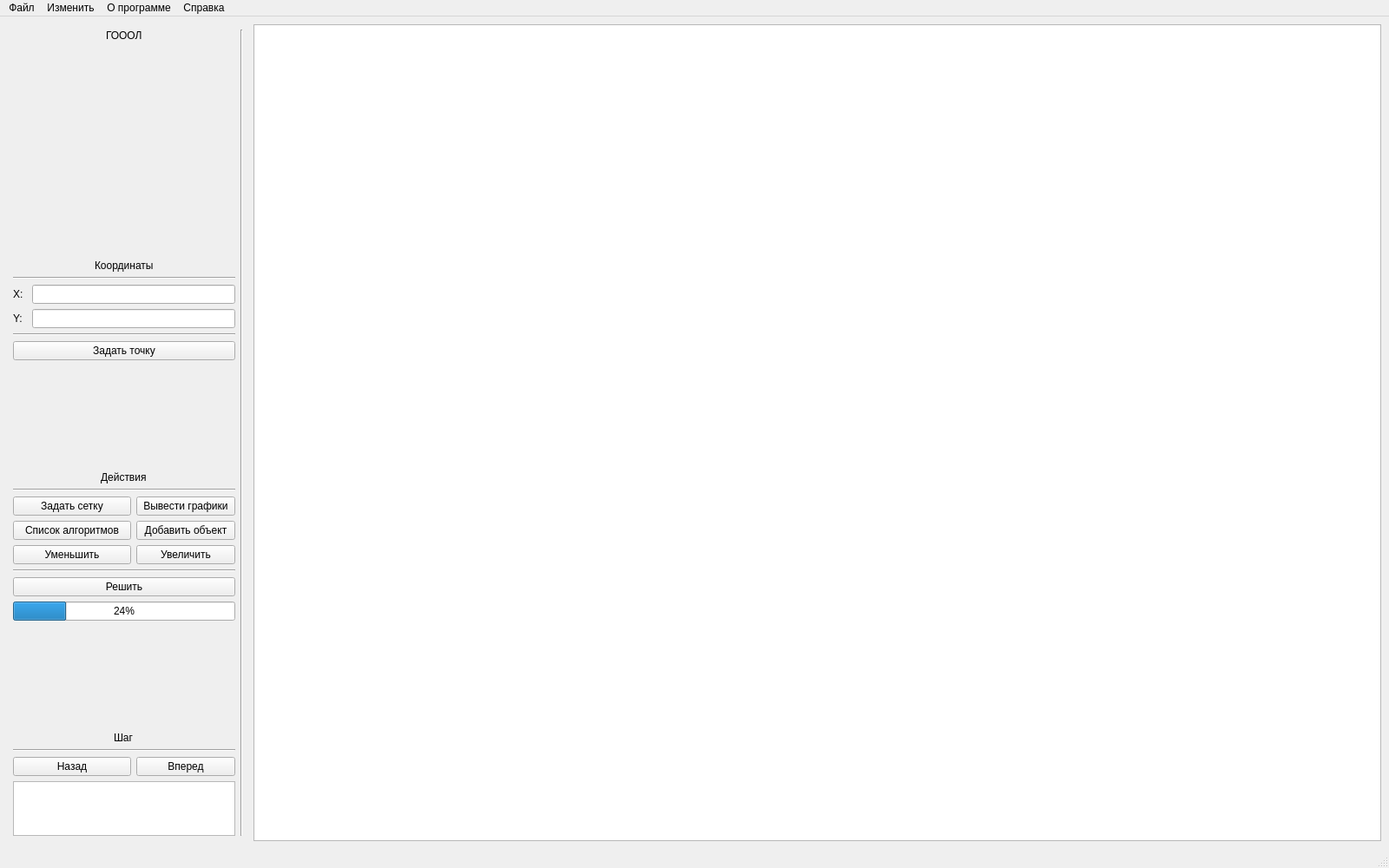
<?xml version="1.0" encoding="UTF-8"?>
<ui version="4.0">
 <class>MainWindow</class>
 <widget class="QMainWindow" name="MainWindow">
  <property name="geometry">
   <rect>
    <x>0</x>
    <y>0</y>
    <width>1600</width>
    <height>1000</height>
   </rect>
  </property>
  <property name="sizePolicy">
   <sizepolicy hsizetype="Expanding" vsizetype="Expanding">
    <horstretch>0</horstretch>
    <verstretch>0</verstretch>
   </sizepolicy>
  </property>
  <property name="minimumSize">
   <size>
    <width>1600</width>
    <height>1000</height>
   </size>
  </property>
  <property name="maximumSize">
   <size>
    <width>16777215</width>
    <height>16777215</height>
   </size>
  </property>
  <property name="windowTitle">
   <string>MainWindow</string>
  </property>
  <widget class="QWidget" name="centralwidget">
   <property name="enabled">
    <bool>true</bool>
   </property>
   <property name="minimumSize">
    <size>
     <width>1200</width>
     <height>900</height>
    </size>
   </property>
   <layout class="QGridLayout" name="gridLayout_3">
    <property name="sizeConstraint">
     <enum>QLayout::SetDefaultConstraint</enum>
    </property>
    <item row="0" column="0">
     <layout class="QGridLayout" name="mainGrid">
      <property name="sizeConstraint">
       <enum>QLayout::SetFixedSize</enum>
      </property>
      <item row="0" column="0">
       <layout class="QGridLayout" name="sidebarGrid">
        <property name="sizeConstraint">
         <enum>QLayout::SetFixedSize</enum>
        </property>
        <property name="leftMargin">
         <number>6</number>
        </property>
        <property name="topMargin">
         <number>6</number>
        </property>
        <property name="rightMargin">
         <number>6</number>
        </property>
        <property name="bottomMargin">
         <number>6</number>
        </property>
        <item row="3" column="1" colspan="2">
         <widget class="QLineEdit" name="lineEdit"/>
        </item>
        <item row="17" column="2">
         <widget class="QPushButton" name="goForward">
          <property name="text">
           <string>Вперед</string>
          </property>
         </widget>
        </item>
        <item row="14" column="0" colspan="3">
         <widget class="QProgressBar" name="progressBar">
          <property name="value">
           <number>24</number>
          </property>
         </widget>
        </item>
        <item row="7" column="0" colspan="3" alignment="Qt::AlignHCenter|Qt::AlignBottom">
         <widget class="QLabel" name="label">
          <property name="text">
           <string>Действия</string>
          </property>
         </widget>
        </item>
        <item row="10" column="2">
         <widget class="QPushButton" name="addObject">
          <property name="text">
           <string>Добавить объект</string>
          </property>
         </widget>
        </item>
        <item row="8" column="0" colspan="3">
         <widget class="Line" name="line_4">
          <property name="orientation">
           <enum>Qt::Horizontal</enum>
          </property>
         </widget>
        </item>
        <item row="2" column="0" colspan="3">
         <widget class="Line" name="line_6">
          <property name="orientation">
           <enum>Qt::Horizontal</enum>
          </property>
         </widget>
        </item>
        <item row="15" column="0" colspan="3" alignment="Qt::AlignHCenter|Qt::AlignBottom">
         <widget class="QLabel" name="label_2">
          <property name="text">
           <string>Шаг</string>
          </property>
         </widget>
        </item>
        <item row="11" column="2">
         <widget class="QPushButton" name="makeBigger">
          <property name="text">
           <string>Увеличить</string>
          </property>
         </widget>
        </item>
        <item row="16" column="0" colspan="3">
         <widget class="Line" name="line_3">
          <property name="orientation">
           <enum>Qt::Horizontal</enum>
          </property>
         </widget>
        </item>
        <item row="9" column="0" colspan="2">
         <widget class="QPushButton" name="addGrid">
          <property name="text">
           <string>Задать сетку</string>
          </property>
         </widget>
        </item>
        <item row="4" column="0">
         <widget class="QLabel" name="label_4">
          <property name="maximumSize">
           <size>
            <width>16</width>
            <height>21</height>
           </size>
          </property>
          <property name="text">
           <string>Y:</string>
          </property>
         </widget>
        </item>
        <item row="10" column="0" colspan="2">
         <widget class="QPushButton" name="printAlgorithm">
          <property name="text">
           <string>Список алгоритмов</string>
          </property>
         </widget>
        </item>
        <item row="11" column="0" colspan="2">
         <widget class="QPushButton" name="makeSmaller">
          <property name="text">
           <string>Уменьшить</string>
          </property>
         </widget>
        </item>
        <item row="1" column="0" colspan="3" alignment="Qt::AlignHCenter|Qt::AlignBottom">
         <widget class="QLabel" name="label_5">
          <property name="text">
           <string>Координаты</string>
          </property>
         </widget>
        </item>
        <item row="18" column="0" colspan="3">
         <widget class="QListView" name="listView">
          <property name="maximumSize">
           <size>
            <width>512</width>
            <height>63</height>
           </size>
          </property>
         </widget>
        </item>
        <item row="3" column="0">
         <widget class="QLabel" name="label_3">
          <property name="maximumSize">
           <size>
            <width>16</width>
            <height>21</height>
           </size>
          </property>
          <property name="text">
           <string>Х:</string>
          </property>
         </widget>
        </item>
        <item row="4" column="1" colspan="2">
         <widget class="QLineEdit" name="lineEdit_2"/>
        </item>
        <item row="6" column="0" colspan="3">
         <widget class="QPushButton" name="addPoint">
          <property name="text">
           <string>Задать точку</string>
          </property>
         </widget>
        </item>
        <item row="12" column="0" colspan="3">
         <widget class="Line" name="line">
          <property name="orientation">
           <enum>Qt::Horizontal</enum>
          </property>
         </widget>
        </item>
        <item row="17" column="0" colspan="2">
         <widget class="QPushButton" name="goBack">
          <property name="text">
           <string>Назад</string>
          </property>
         </widget>
        </item>
        <item row="9" column="2">
         <widget class="QPushButton" name="printGraphics">
          <property name="text">
           <string>Вывести графики</string>
          </property>
         </widget>
        </item>
        <item row="5" column="0" colspan="3">
         <widget class="Line" name="line_5">
          <property name="orientation">
           <enum>Qt::Horizontal</enum>
          </property>
         </widget>
        </item>
        <item row="13" column="0" colspan="3">
         <widget class="QPushButton" name="solveTask">
          <property name="text">
           <string>Решить</string>
          </property>
         </widget>
        </item>
        <item row="0" column="0" colspan="3" alignment="Qt::AlignHCenter|Qt::AlignTop">
         <widget class="QLabel" name="label_6">
          <property name="text">
           <string>ГОООЛ</string>
          </property>
         </widget>
        </item>
        <item row="0" column="3" rowspan="19">
         <widget class="Line" name="line_2">
          <property name="orientation">
           <enum>Qt::Vertical</enum>
          </property>
         </widget>
        </item>
       </layout>
      </item>
      <item row="0" column="1">
       <widget class="QGraphicsView" name="mainScene">
        <property name="minimumSize">
         <size>
          <width>1200</width>
          <height>800</height>
         </size>
        </property>
        <property name="cacheMode">
         <set>QGraphicsView::CacheNone</set>
        </property>
       </widget>
      </item>
     </layout>
    </item>
   </layout>
   <zorder></zorder>
  </widget>
  <widget class="QMenuBar" name="menubar">
   <property name="geometry">
    <rect>
     <x>0</x>
     <y>0</y>
     <width>1600</width>
     <height>21</height>
    </rect>
   </property>
   <widget class="QMenu" name="menu">
    <property name="title">
     <string>Файл</string>
    </property>
    <addaction name="action"/>
    <addaction name="action_2"/>
    <addaction name="action_3"/>
    <addaction name="separator"/>
    <addaction name="action_5"/>
    <addaction name="separator"/>
    <addaction name="separator"/>
    <addaction name="action_8"/>
   </widget>
   <widget class="QMenu" name="menu_2">
    <property name="title">
     <string>Изменить</string>
    </property>
    <addaction name="action_9"/>
    <addaction name="action_10"/>
    <addaction name="separator"/>
    <addaction name="action_12"/>
    <addaction name="action_13"/>
    <addaction name="action_14"/>
   </widget>
   <widget class="QMenu" name="menu_3">
    <property name="title">
     <string>О программе</string>
    </property>
    <addaction name="action_15"/>
    <addaction name="action_16"/>
   </widget>
   <widget class="QMenu" name="menu_4">
    <property name="title">
     <string>Справка</string>
    </property>
   </widget>
   <addaction name="menu"/>
   <addaction name="menu_2"/>
   <addaction name="menu_3"/>
   <addaction name="menu_4"/>
  </widget>
  <widget class="QStatusBar" name="statusBar"/>
  <action name="action">
   <property name="text">
    <string>Создать</string>
   </property>
  </action>
  <action name="action_2">
   <property name="text">
    <string>Открыть</string>
   </property>
  </action>
  <action name="action_3">
   <property name="text">
    <string>Сохранить как...</string>
   </property>
  </action>
  <action name="action_5">
   <property name="text">
    <string>Последние</string>
   </property>
  </action>
  <action name="action_8">
   <property name="text">
    <string>Выход</string>
   </property>
  </action>
  <action name="action_9">
   <property name="text">
    <string>Отменить</string>
   </property>
  </action>
  <action name="action_10">
   <property name="text">
    <string>Удалить</string>
   </property>
  </action>
  <action name="action_12">
   <property name="text">
    <string>Вырезать</string>
   </property>
  </action>
  <action name="action_13">
   <property name="text">
    <string>Скопировать</string>
   </property>
  </action>
  <action name="action_14">
   <property name="text">
    <string>Вставить</string>
   </property>
  </action>
  <action name="action_15">
   <property name="text">
    <string>Об авторе</string>
   </property>
  </action>
  <action name="action_16">
   <property name="text">
    <string>о задаче</string>
   </property>
  </action>
 </widget>
 <tabstops>
  <tabstop>lineEdit</tabstop>
  <tabstop>lineEdit_2</tabstop>
  <tabstop>addPoint</tabstop>
  <tabstop>addGrid</tabstop>
  <tabstop>printGraphics</tabstop>
  <tabstop>printAlgorithm</tabstop>
  <tabstop>addObject</tabstop>
  <tabstop>makeSmaller</tabstop>
  <tabstop>makeBigger</tabstop>
  <tabstop>solveTask</tabstop>
  <tabstop>goBack</tabstop>
  <tabstop>goForward</tabstop>
  <tabstop>listView</tabstop>
  <tabstop>mainScene</tabstop>
 </tabstops>
 <resources/>
 <connections>
  <connection>
   <sender>addPoint</sender>
   <signal>clicked()</signal>
   <receiver>mainScene</receiver>
   <slot>update()</slot>
   <hints>
    <hint type="sourcelabel">
     <x>233</x>
     <y>411</y>
    </hint>
    <hint type="destinationlabel">
     <x>328</x>
     <y>489</y>
    </hint>
   </hints>
  </connection>
  <connection>
   <sender>addGrid</sender>
   <signal>clicked()</signal>
   <receiver>mainScene</receiver>
   <slot>update()</slot>
   <hints>
    <hint type="sourcelabel">
     <x>143</x>
     <y>580</y>
    </hint>
    <hint type="destinationlabel">
     <x>300</x>
     <y>528</y>
    </hint>
   </hints>
  </connection>
  <connection>
   <sender>addObject</sender>
   <signal>clicked()</signal>
   <receiver>mainScene</receiver>
   <slot>update()</slot>
   <hints>
    <hint type="sourcelabel">
     <x>244</x>
     <y>612</y>
    </hint>
    <hint type="destinationlabel">
     <x>306</x>
     <y>555</y>
    </hint>
   </hints>
  </connection>
  <connection>
   <sender>makeSmaller</sender>
   <signal>clicked()</signal>
   <receiver>mainScene</receiver>
   <slot>repaint()</slot>
   <hints>
    <hint type="sourcelabel">
     <x>108</x>
     <y>642</y>
    </hint>
    <hint type="destinationlabel">
     <x>295</x>
     <y>660</y>
    </hint>
   </hints>
  </connection>
  <connection>
   <sender>makeBigger</sender>
   <signal>clicked()</signal>
   <receiver>mainScene</receiver>
   <slot>repaint()</slot>
   <hints>
    <hint type="sourcelabel">
     <x>215</x>
     <y>644</y>
    </hint>
    <hint type="destinationlabel">
     <x>312</x>
     <y>696</y>
    </hint>
   </hints>
  </connection>
  <connection>
   <sender>solveTask</sender>
   <signal>clicked()</signal>
   <receiver>mainScene</receiver>
   <slot>update()</slot>
   <hints>
    <hint type="sourcelabel">
     <x>137</x>
     <y>681</y>
    </hint>
    <hint type="destinationlabel">
     <x>304</x>
     <y>771</y>
    </hint>
   </hints>
  </connection>
  <connection>
   <sender>goBack</sender>
   <signal>clicked()</signal>
   <receiver>mainScene</receiver>
   <slot>repaint()</slot>
   <hints>
    <hint type="sourcelabel">
     <x>128</x>
     <y>872</y>
    </hint>
    <hint type="destinationlabel">
     <x>322</x>
     <y>832</y>
    </hint>
   </hints>
  </connection>
  <connection>
   <sender>goForward</sender>
   <signal>clicked()</signal>
   <receiver>mainScene</receiver>
   <slot>repaint()</slot>
   <hints>
    <hint type="sourcelabel">
     <x>219</x>
     <y>879</y>
    </hint>
    <hint type="destinationlabel">
     <x>324</x>
     <y>862</y>
    </hint>
   </hints>
  </connection>
 </connections>
</ui>
